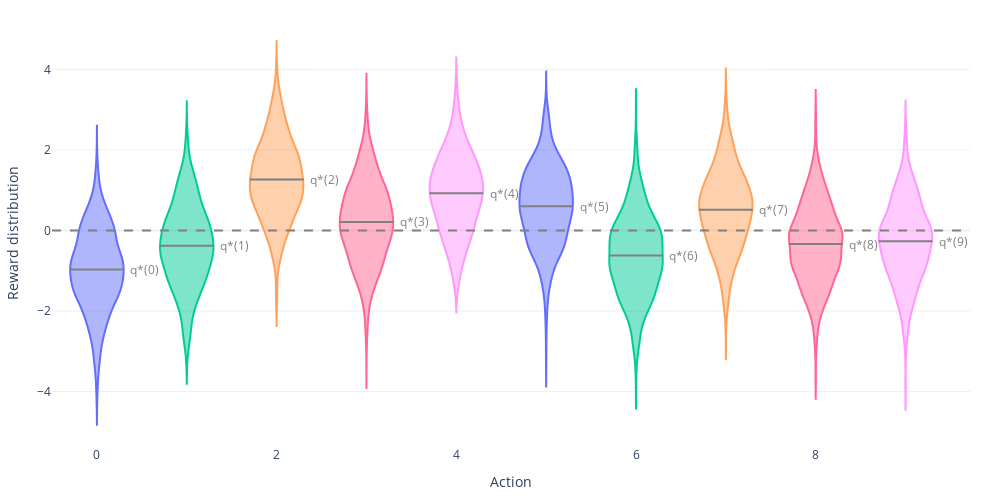

Notebook source saved alongside this figure:
### Markdown cell above
An example bandit problem of 10 arms. The true value $q_*(a)$ of each of the ten actions was selected according to a normal distribution with mean zero and unit variance, and then the actual rewards were selected according to a mean $q_*(a)$ unit variance normal distribution, as suggested by these distributions.

### Code cell
plot_k_armed_bandit_reward_distribution(n_actions=N_ACTIONS, n_steps=N_STEPS, seed=SEED)

### Figure 1 — Plotly figure (JSON) as saved in the notebook; plotly's stock layout.template omitted (floating-point values rounded to 4 significant figures; data arrays with more than 128 entries replaced by an {"elided": "..."} marker saying what was removed)
{"data": [{"name": "Action 0", "points": false, "scalemode": "count", "showlegend": false, "type": "violin", "x": {"elided": "1000 float values"}, "y": {"elided": "1000 float values"}}, {"hovertemplate": "q*(0) = -0.965<extra></extra>", "line": {"color": "gray", "width": 2}, "mode": "lines", "showlegend": false, "type": "scatter", "x": [-0.3, 0.3], "y": [-0.965, -0.965]}, {"name": "Action 1", "points": false, "scalemode": "count", "showlegend": false, "type": "violin", "x": {"elided": "1000 float values"}, "y": {"elided": "1000 float values"}}, {"hovertemplate": "q*(1) = -0.376<extra></extra>", "line": {"color": "gray", "width": 2}, "mode": "lines", "showlegend": false, "type": "scatter", "x": [0.7, 1.3], "y": [-0.3757, -0.3757]}, {"name": "Action 2", "points": false, "scalemode": "count", "showlegend": false, "type": "violin", "x": {"elided": "1000 float values"}, "y": {"elided": "1000 float values"}}, {"hovertemplate": "q*(2) = 1.270<extra></extra>", "line": {"color": "gray", "width": 2}, "mode": "lines", "showlegend": false, "type": "scatter", "x": [1.7, 2.3], "y": [1.27, 1.27]}, {"name": "Action 3", "points": false, "scalemode": "count", "showlegend": false, "type": "violin", "x": {"elided": "1000 float values"}, "y": {"elided": "1000 float values"}}, {"hovertemplate": "q*(3) = 0.215<extra></extra>", "line": {"color": "gray", "width": 2}, "mode": "lines", "showlegend": false, "type": "scatter", "x": [2.7, 3.3], "y": [0.2155, 0.2155]}, {"name": "Action 4", "points": false, "scalemode": "count", "showlegend": false, "type": "violin", "x": {"elided": "1000 float values"}, "y": {"elided": "1000 float values"}}, {"hovertemplate": "q*(4) = 0.925<extra></extra>", "line": {"color": "gray", "width": 2}, "mode": "lines", "showlegend": false, "type": "scatter", "x": [3.7, 4.3], "y": [0.9254, 0.9254]}, {"name": "Action 5", "points": false, "scalemode": "count", "showlegend": false, "type": "violin", "x": {"elided": "1000 float values"}, "y": {"elided": "1000 float values"}}, {"hovertemplate": "q*(5) = 0.605<extra></extra>", "line": {"color": "gray", "width": 2}, "mode": "lines", "showlegend": false, "type": "scatter", "x": [4.7, 5.3], "y": [0.6045, 0.6045]}, {"name": "Action 6", "points": false, "scalemode": "count", "showlegend": false, "type": "violin", "x": {"elided": "1000 float values"}, "y": {"elided": "1000 float values"}}, {"hovertemplate": "q*(6) = -0.619<extra></extra>", "line": {"color": "gray", "width": 2}, "mode": "lines", "showlegend": false, "type": "scatter", "x": [5.7, 6.3], "y": [-0.6191, -0.6191]}, {"name": "Action 7", "points": false, "scalemode": "count", "showlegend": false, "type": "violin", "x": {"elided": "1000 float values"}, "y": {"elided": "1000 float values"}}, {"hovertemplate": "q*(7) = 0.516<extra></extra>", "line": {"color": "gray", "width": 2}, "mode": "lines", "showlegend": false, "type": "scatter", "x": [6.7, 7.3], "y": [0.5157, 0.5157]}, {"name": "Action 8", "points": false, "scalemode": "count", "showlegend": false, "type": "violin", "x": {"elided": "1000 float values"}, "y": {"elided": "1000 float values"}}, {"hovertemplate": "q*(8) = -0.336<extra></extra>", "line": {"color": "gray", "width": 2}, "mode": "lines", "showlegend": false, "type": "scatter", "x": [7.7, 8.3], "y": [-0.3363, -0.3363]}, {"name": "Action 9", "points": false, "scalemode": "count", "showlegend": false, "type": "violin", "x": {"elided": "1000 float values"}, "y": {"elided": "1000 float values"}}, {"hovertemplate": "q*(9) = -0.266<extra></extra>", "line": {"color": "gray", "width": 2}, "mode": "lines", "showlegend": false, "type": "scatter", "x": [8.7, 9.3], "y": [-0.2655, -0.2655]}], "layout": {"annotations": [{"font": {"color": "gray"}, "showarrow": false, "text": "q*(0)", "x": 0.35, "xanchor": "left", "y": -0.965, "yanchor": "middle"}, {"font": {"color": "gray"}, "showarrow": false, "text": "q*(1)", "x": 1.35, "xanchor": "left", "y": -0.3757, "yanchor": "middle"}, {"font": {"color": "gray"}, "showarrow": false, "text": "q*(2)", "x": 2.35, "xanchor": "left", "y": 1.27, "yanchor": "middle"}, {"font": {"color": "gray"}, "showarrow": false, "text": "q*(3)", "x": 3.35, "xanchor": "left", "y": 0.2155, "yanchor": "middle"}, {"font": {"color": "gray"}, "showarrow": false, "text": "q*(4)", "x": 4.35, "xanchor": "left", "y": 0.9254, "yanchor": "middle"}, {"font": {"color": "gray"}, "showarrow": false, "text": "q*(5)", "x": 5.35, "xanchor": "left", "y": 0.6045, "yanchor": "middle"}, {"font": {"color": "gray"}, "showarrow": false, "text": "q*(6)", "x": 6.35, "xanchor": "left", "y": -0.6191, "yanchor": "middle"}, {"font": {"color": "gray"}, "showarrow": false, "text": "q*(7)", "x": 7.35, "xanchor": "left", "y": 0.5157, "yanchor": "middle"}, {"font": {"color": "gray"}, "showarrow": false, "text": "q*(8)", "x": 8.35, "xanchor": "left", "y": -0.3363, "yanchor": "middle"}, {"font": {"color": "gray"}, "showarrow": false, "text": "q*(9)", "x": 9.35, "xanchor": "left", "y": -0.2655, "yanchor": "middle"}], "height": 500, "margin": {"b": 40, "l": 50, "r": 30, "t": 20}, "shapes": [{"line": {"color": "gray", "dash": "dash"}, "type": "line", "x0": 0, "x1": 1, "xref": "x domain", "y0": 0, "y1": 0, "yref": "y"}], "violingap": 0.15, "width": 1000, "xaxis": {"title": {"text": "Action"}}, "yaxis": {"title": {"text": "Reward distribution"}}}}
